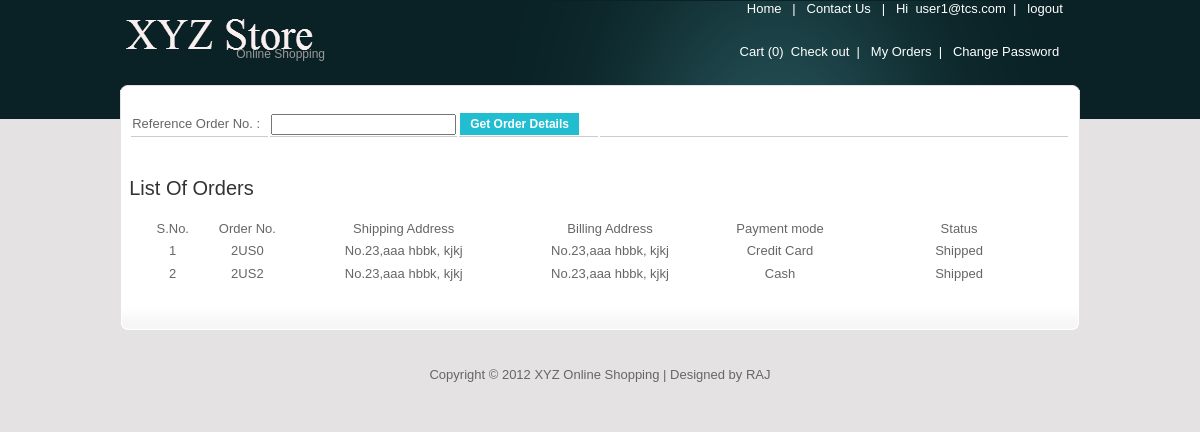
Page /orders.php (signed in) on the committed database.
### tables this page shows
CREATE TABLE IF NOT EXISTS `orders` (
  `ID` int(11) NOT NULL AUTO_INCREMENT,
  `orderno` varchar(50) NOT NULL,
  `uid` int(11) NOT NULL,
  `pid` int(10) NOT NULL,
  `quantity` int(11) NOT NULL,
  `baddress` varchar(200) NOT NULL,
  `saddress` varchar(200) NOT NULL,
  `payment` varchar(50) NOT NULL,
  `status` varchar(20) NOT NULL,
  `timestamp` timestamp NOT NULL DEFAULT CURRENT_TIMESTAMP ON UPDATE CURRENT_TIMESTAMP,
  PRIMARY KEY (`ID`)
);

### orders.php (the view, shortened to what this page needs)
<?php
$uid=$_SESSION['uid'];
$query=mysql_query("select * from orders where uid=$uid group by orderno");
$omsg="";
?>
<!DOCTYPE html PUBLIC "-//W3C//DTD XHTML 1.0 Transitional//EN" "http://www.w3.org/TR/xhtml1/DTD/xhtml1-transitional.dtd">
<html xmlns="http://www.w3.org/1999/xhtml">
<head>
<link href="css/templatemo_style.css" rel="stylesheet" type="text/css" />
<link rel="stylesheet" type="text/css" href="css/ddsmoothmenu.css" />
<link rel="stylesheet" type="text/css" href="css/styles.css" />
</head>
<body id="home">
<div id="templatemo_wrapper">
	<?php include("header.php"); ?>
    <div id="templatemo_main_top"></div>
    <div id="templatemo_main">
        <div id="content" style="width:98%">
        <form name="order_form" method="post" action="orders.php">
        <table width="100%" border="0">
  <tr>
    <td width="15%">Reference Order No. :</td>
    <td width="18%"><input type="text" name="orderno" maxlength="50"/></td>
    <td width="15%"><input type="submit" name="order" value="Get Order Details" class="more" style="float:left" /></td>
    <td width="52%"><?php echo $omsg;?></td>
  </tr>
</table>
        </form>
        </div>
        <div id="content" style="width:98%">
        <h3>List Of Orders</h3>
        <form action="#" method="post" name="signup_form">
        	<table width="98%" border="0" align="right">
            <tr style="text-align:center">
            <td width="5%" style="border-bottom:none;">S.No.</td>
            <td width="11%" style="border-bottom:none">Order No.</td>
            <td width="23%" style="border-bottom:none">Shipping Address</td>
            <td width="22%" style="border-bottom:none">Billing Address</td>
            <td width="15%" style="border-bottom:none">Payment mode</td>
            <td width="24%" style="border-bottom:none">Status</td>
            </tr>
            <?php
			$sn=0;
			while($row=mysql_fetch_array($query))
			{
			$sn++;
			?>
            <tr style="text-align:center">
            <td style="border-bottom:none;"><?php echo $sn;?></td>
            <td style="border-bottom:none"><?php echo $row['orderno'];?></td>
            <td style="border-bottom:none"><?php echo $row['saddress'];?></td>
            <td style="border-bottom:none"><?php echo $row['baddress'];?></td>
            <td style="border-bottom:none"><?php echo $row['payment'];?></td>
            <td style="border-bottom:none">  <?php echo $row['status'];?></td>
            </tr>
            <?php } ?>
          </table>
          </form>
      </div>
    </div>
    <div id="templatemo_footer">
		<center>
			Copyright © 2012 XYZ Online Shopping | Designed by RAJ
		</center>
    </div>
</div>
</body>
</html>

### css/templatemo_style.css (style rules this page uses)
body { margin: 0; padding: 0; color: #666; font-family: Tahoma, Geneva, sans-serif; font-size: 13px; line-height: 1.4em; background-color: #f7f7f7; background-repeat: repeat-x; background-position: top; }
#home { background-image: url(../images/templatemo_body_subpage.png) }
h1, h2, h3, h4, h5, h6 { color: #333; font-weight: normal; }
h3 { font-size: 20px; margin: 0 0 20px; padding: 0; }
#templatemo_wrapper { width: 960px; padding: 0 10px; margin: 0 auto; }
#templatemo_main_top { width: 960px; height: 5px; background: url(../images/templatemo_main_top.png) no-repeat top }
#templatemo_main { width: 960px; background: url(../images/templatemo_main_middle.png) repeat-y }
#content { float: right; width: 700px; padding: 20px 10px 20px; }
#templatemo_footer { width: 940px; padding: 60px 10px 20px; background: url(../images/templatemo_main_bottom.png) top no-repeat }
table td { border-bottom: 1px solid #ccc }
.more { float: right; display: inline-block; padding: 4px 10px; font-size: 12px; font-weight: 700; background: #21bdd0; color: #fff; border: none; }

### rows in the picture
orders: orderno "2US0", saddress "No.23,aaa hbbk, kjkj", baddress "No.23,aaa hbbk, kjkj", payment "Credit Card", status "Shipped"
orders: orderno "2US2", saddress "No.23,aaa hbbk, kjkj", baddress "No.23,aaa hbbk, kjkj", payment "Cash", status "Shipped"

### other values in the picture
$_SESSION['username'] "user1@tcs.com"
$count "0"
